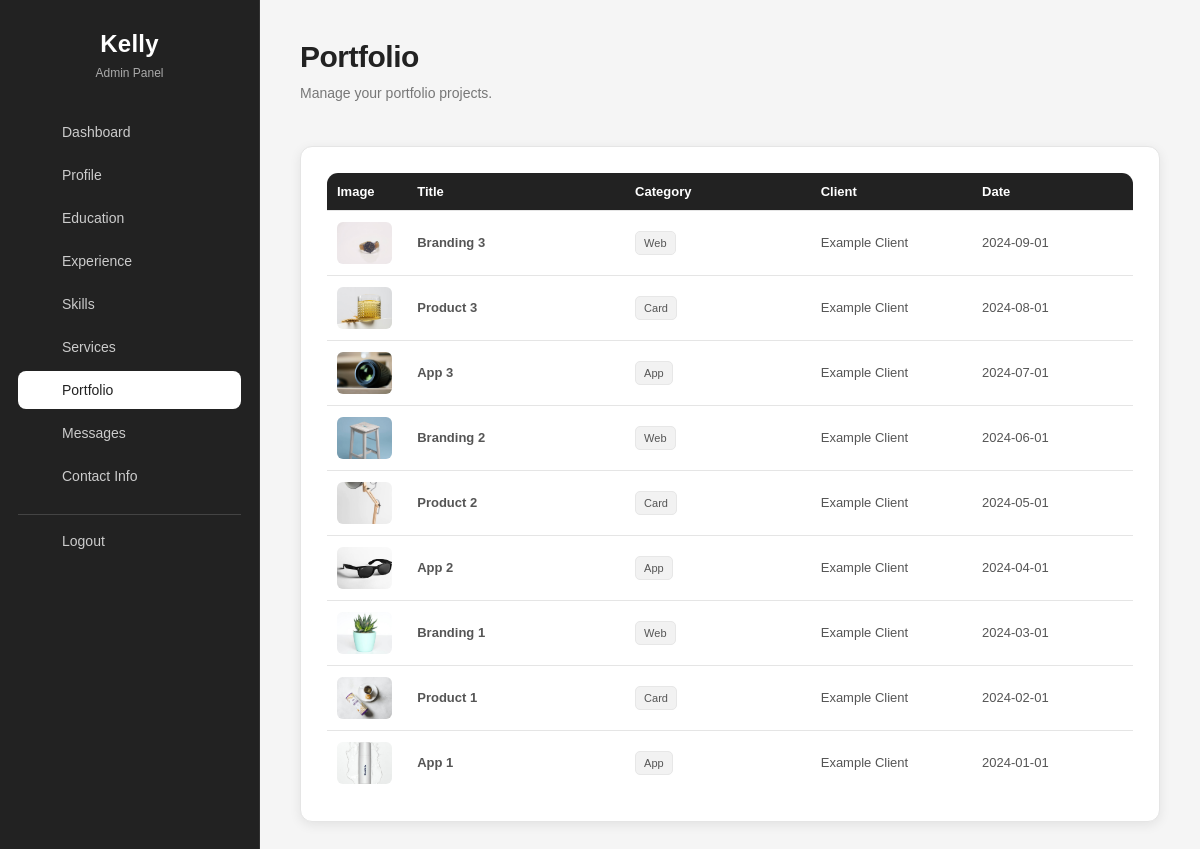
The app's page /admin/portfolio.php (signed in) with its own data.
### tables this page shows
CREATE TABLE IF NOT EXISTS `portfolio_projects` (
  `id` int UNSIGNED NOT NULL AUTO_INCREMENT,
  `category_id` int UNSIGNED DEFAULT NULL,
  `title` varchar(200) DEFAULT NULL,
  `short_description` text,
  `description` text,
  `client` varchar(150) DEFAULT NULL,
  `project_date` date DEFAULT NULL,
  `project_url` varchar(255) DEFAULT NULL,
  `main_image` varchar(255) DEFAULT NULL,
  PRIMARY KEY (`id`),
  KEY `category_id` (`category_id`)
);

CREATE TABLE IF NOT EXISTS `portfolio_categories` (
  `id` int UNSIGNED NOT NULL AUTO_INCREMENT,
  `name` varchar(100) DEFAULT NULL,
  `slug` varchar(100) DEFAULT NULL,
  `sort_order` int UNSIGNED DEFAULT '0',
  PRIMARY KEY (`id`)
);

### admin/portfolio.php (the view, shortened to what this page needs)
<?php
require_once 'includes/db.php';
$projects = $pdo->query("
    SELECT
        portfolio_projects.*,
        portfolio_categories.name AS category_name
    FROM portfolio_projects
    LEFT JOIN portfolio_categories
        ON portfolio_projects.category_id = portfolio_categories.id
    ORDER BY portfolio_projects.id DESC
")->fetchAll(PDO::FETCH_ASSOC);
?>
<!DOCTYPE html>
<html lang="en">
<head>
    <link rel="stylesheet" href="assets/css/admin.css?v=8">
</head>
<body>
<div class="admin-wrapper">
    <?php require_once 'includes/sidebar.php'; ?>
    <main class="main-content">
        <div class="portfolio-page">
            <div class="portfolio-header">
                <div>
                    <h1>Portfolio</h1>
                    <p>
                        Manage your portfolio projects.
                    </p>
                </div>
            </div>
            <div class="portfolio-card">
                <?php if (count($projects) > 0): ?>
                    <div class="portfolio-table-wrapper">
                        <table class="portfolio-table">
                            <thead>
                            <tr>
                                <th>Image</th>
                                <th>Title</th>
                                <th>Category</th>
                                <th>Client</th>
                                <th>Date</th>
                            </tr>
                            </thead>
                            <tbody>
                            <?php foreach ($projects as $project): ?>
                                <tr>
                                    <td>
                                        <?php if (!empty($project['main_image'])): ?>
                                            <img
                                                    src="../<?= htmlspecialchars($project['main_image']) ?>"
                                                    alt="<?= htmlspecialchars($project['title']) ?>"
                                                    class="portfolio-image"
                                            >
                                        <?php else: ?>
                                            <div class="portfolio-no-image">
                                                No Image
                                            </div>
                                        <?php endif; ?>
                                    </td>
                                    <td>
                                        <strong>
                                            <?= htmlspecialchars($project['title']) ?>
                                        </strong>
                                    </td>
                                    <td>
                                        <span class="portfolio-category">
                                            <?= htmlspecialchars($project['category_name'] ?? 'Uncategorized') ?>
                                        </span>
                                    </td>
                                    <td>
                                        <?= htmlspecialchars($project['client'] ?? '-') ?>
                                    </td>
                                    <td>
                                        <?= htmlspecialchars($project['project_date'] ?? '-') ?>
                                    </td>
                                </tr>
                            <?php endforeach; ?>
                            </tbody>
                        </table>
                    </div>
                <?php endif; ?>
            </div>
        </div>
    </main>
</div>
</body>
</html>

### admin/assets/css/admin.css (style rules this page uses)
* { margin: 0; padding: 0; box-sizing: border-box; }
html { scroll-behavior: smooth; }
body { font-family: Arial, sans-serif; background: #f5f5f5; color: #222; min-height: 100vh; }
img { max-width: 100%; }
:root { --admin-bg: #f5f5f5; --admin-card: #ffffff; --admin-text: #222; --admin-text-soft: #555; --admin-muted: #777; --admin-light-text: #999; --admin-border: #e5e5e5; --admin-border-light: #ededed; --admin-soft: #fafafa; --admin-soft-2: #f3f3f3; --admin-dark: #222; --admin-dark-hover: #3a3a3a; --admin-danger-bg: #faf1f1; --admin-danger-border: #ead7d7; --admin-danger: #8a4f4f; --admin-success-bg: #f1f6f1; --admin-success-border: #d7e3d8; --admin-success: #49604d; --admin-radius: 12px; --admin-radius-small: 8px; --admin-shadow: 0 3px 12px rgba(0, 0, 0, .08); --admin-shadow-soft: 0 8px 25px rgba(0, 0, 0, .04); --admin-shadow-hover: 0 7px 20px rgba(0, 0, 0, .10); --admin-transition: .2s ease; }
.admin-wrapper { display: flex; flex-direction: row; width: 100%; min-height: 100vh; background: var(--admin-bg); }
.main-content { flex: 1; min-width: 0; padding: 40px; background: var(--admin-bg); }
.main-content > * { min-width: 0; }
.dashboard-page, .profile-page, .education-page, .experience-page, .skills-page, .services-page, .contact-page, .portfolio-page, .messages-page { width: 100%; max-width: 1100px; margin: 0 auto; }
.page-header, .dashboard-header, .profile-header, .education-header, .experience-header, .skills-header, .services-header, .contact-header, .portfolio-header, .messages-header { margin-bottom: 40px; }
.page-header h1, .dashboard-header h1, .profile-header h1, .education-header h1, .experience-header h1, .skills-header h1, .services-header h1, .contact-header h1, .portfolio-header h1, .messages-header h1 { margin-bottom: 8px; color: var(--admin-text); font-size: 30px; font-weight: 600; letter-spacing: -.5px; }
.page-header p, .dashboard-header p, .profile-header p, .education-header p, .experience-header p, .skills-header p, .services-header p, .contact-header p, .portfolio-header p, .messages-header p { color: var(--admin-muted); font-size: 14px; line-height: 1.7; }
.dashboard-card, .profile-card, .education-card, .experience-card, .skills-card, .services-card, .contact-card, .portfolio-card, .messages-card { width: 100%; margin-bottom: 24px; background: var(--admin-card); border: 1px solid var(--admin-border); border-radius: var(--admin-radius); box-shadow: var(--admin-shadow); }
.portfolio-card { padding: 25px; overflow: hidden; }
.portfolio-table-wrapper { width: 100%; overflow-x: auto; }
.portfolio-table { width: 100% !important; min-width: 700px; margin: 0 !important; table-layout: fixed; border-collapse: collapse; box-shadow: none !important; }
.portfolio-table th, .portfolio-table td { padding: 11px 10px !important; word-break: break-word; }
.portfolio-table th { font-size: 13px; }
.portfolio-table td { font-size: 13px; }
.portfolio-table th:nth-child(1), .portfolio-table td:nth-child(1) { width: 75px; }
.portfolio-table th:nth-child(2), .portfolio-table td:nth-child(2) { width: 27%; }
.portfolio-table th:nth-child(3), .portfolio-table td:nth-child(3) { width: 23%; }
.portfolio-table th:nth-child(4), .portfolio-table td:nth-child(4) { width: 20%; }
.portfolio-table th:nth-child(5), .portfolio-table td:nth-child(5) { width: 20%; }
.portfolio-image { display: block; width: 55px !important; height: 42px !important; max-width: 55px !important; max-height: 42px !important; object-fit: cover; border-radius: 6px; }
.portfolio-category { display: inline-block; padding: 5px 8px; background: #f2f2f2; border: 1px solid #e7e7e7; border-radius: 5px; color: #555; font-size: 11px; }
main table { width: 100%; border-collapse: collapse; background: #fff; border: 1px solid var(--admin-border); border-radius: var(--admin-radius); overflow: hidden; box-shadow: var(--admin-shadow); }
main table th, main table td { padding: 14px; text-align: left; border-bottom: 1px solid var(--admin-border); }
main table th { background: #222; color: #fff; font-size: 14px; font-weight: 600; }
main table td { color: #555; font-size: 14px; vertical-align: middle; }
main table tbody tr:last-child td { border-bottom: none; }

### records on screen
portfolio_projects: main_image (picture), title "Branding 3", category.name "Web", client "Example Client", project_date "2024-09-01"
portfolio_projects: main_image (picture), title "Product 3", category.name "Card", client "Example Client", project_date "2024-08-01"
portfolio_projects: main_image (picture), title "App 3", category.name "App", client "Example Client", project_date "2024-07-01"
portfolio_projects: main_image (picture), title "Branding 2", category.name "Web", client "Example Client", project_date "2024-06-01"
portfolio_projects: main_image (picture), title "Product 2", category.name "Card", client "Example Client", project_date "2024-05-01"
portfolio_projects: main_image (picture), title "App 2", category.name "App", client "Example Client", project_date "2024-04-01"
portfolio_projects: main_image (picture), title "Branding 1", category.name "Web", client "Example Client", project_date "2024-03-01"
portfolio_projects: main_image (picture), title "Product 1", category.name "Card", client "Example Client", project_date "2024-02-01"
portfolio_projects: main_image (picture), title "App 1", category.name "App", client "Example Client", project_date "2024-01-01"
